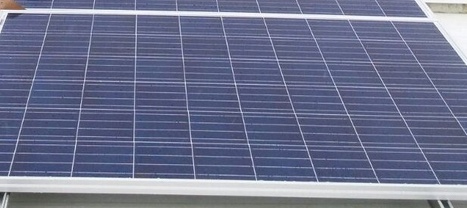
#> input picture vis_algorithms/Matches SURF/image6.jpeg, 467 x 208 px, shrunk from 616 x 275 before the run
$ python example_matchingSURF.py
#> lines starting #> are read from the running program, lines starting #| are printed output that depends on the picture
import numpy as np
import cv2
from matplotlib import pyplot as plt
img1 = cv2.imread('image6.jpeg',0)          # queryImage
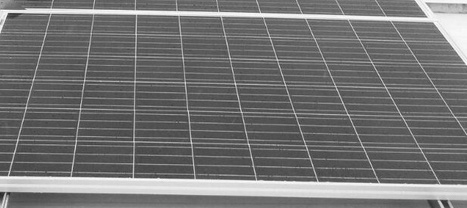
#> img1: shape (208, 467); min 38, max 255, mean 114.7
img2 = cv2.imread('image5.jpeg',0) # trainImage
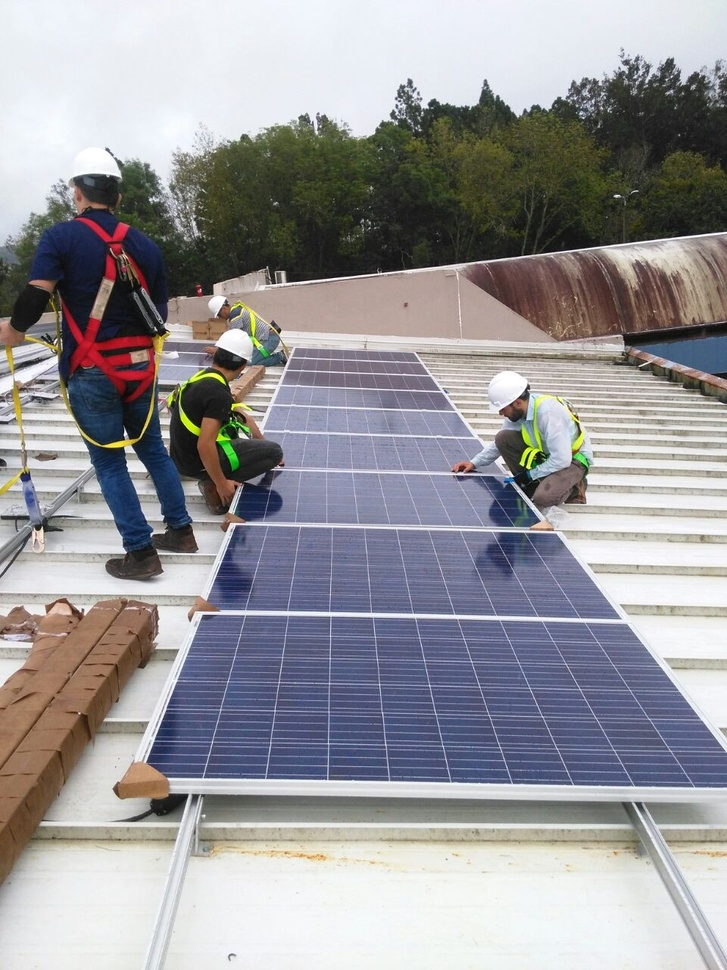
#> input picture vis_algorithms/Matches SURF/image5.jpeg, 727 x 970 px, shrunk from 960 x 1280 before the run
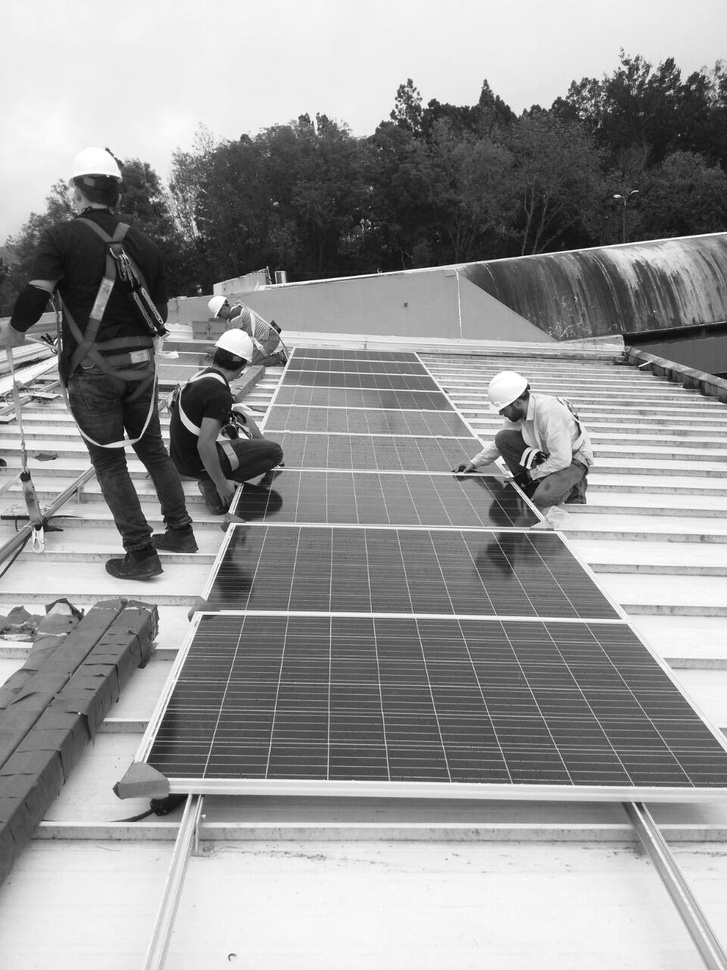
#> img2: shape (970, 727); min 1, max 255, mean 151.3
# Initiate SIFT detector
#> (the run stopped early here; a loop or call above may not have finished)
